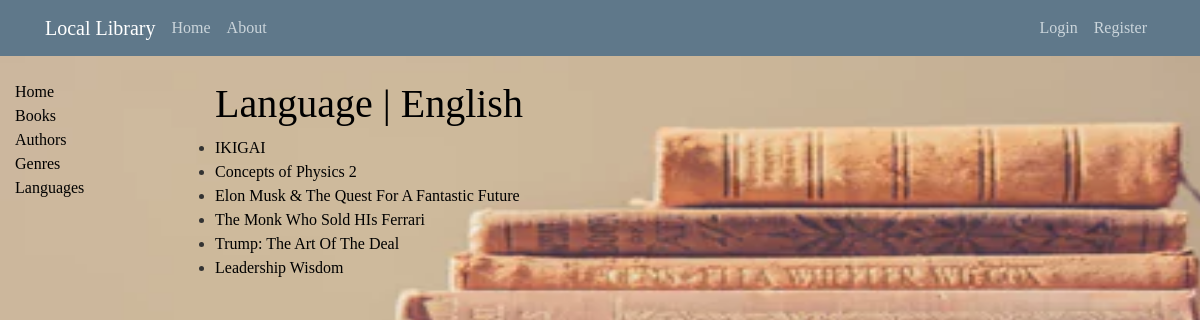
The page /language/3 on the database its author committed.
### catalog/models.py (models this page shows, shortened)
class Language(models.Model):
    name = models.CharField(max_length=200, help_text="Enter the book's natural language (e.g. English, French, Japanese etc.)")
    def __str__(self):
        return self.name

class Book(models.Model):
    title = models.CharField(max_length=200)
    image = models.ImageField(upload_to='media/book_covers', default='default.jpg')
    author = models.ForeignKey('Author', on_delete=models.CASCADE, null=True)
    language = models.ForeignKey(Language, on_delete=models.SET_NULL, null=True, help_text='Select a language for this book')
    summary = models.TextField(max_length=1000, help_text='Enter a brief description of the book')
    isbn = models.CharField('ISBN', max_length=13, help_text='13 Character <a href="https://www.isbn-international.org/content/what-isbn">ISBN number<a/>', null=True, blank=True)
    genre = models.ManyToManyField(Genre, help_text='Select a genre for this book')
    edition = models.CharField('Edition', max_length=20, null=True, blank=True)
    price = models.IntegerField('Price(INR)', null=True, blank=True)
    buy_online = models.CharField('Buy Online', max_length=200, null=True, blank=True, help_text='Enter a link to buy this book online')
    def get_absolute_url(self):
        return reverse('book-detail', args=[str(self.id)])
    def display_genre(self):
        """ Create a string for the Genre. This is required to display genre in Admin. """
        return ', '.join(genre.name for genre in self.genre.all()[:3])
    display_genre.short_description = 'Genre'

### catalog/views.py (the view)
# urls.py: path('language/<int:pk>', views.LanguageBookListView.as_view(), name='language-detail'),
class LanguageBookListView(generic.ListView):
	model = Book
	template_name = 'catalog/language_book_list.html' # <app>/<model>_<viewtype>.html
	context_object_name = 'languagebooks'
	def get_queryset(self):
		return Book.objects.filter(language=self.kwargs['pk'])
	def get_context_data(self, **kwargs):
		context = super(LanguageBookListView, self).get_context_data(**kwargs)
		context['language'] = Language.objects.get(pk=self.kwargs['pk'])
		return context

### catalog/templates/catalog/language_book_list.html
{% extends 'catalog/base_generic.html' %}
{% block content %}
	<h1>Language | {{ language }} </h1>
	{% if languagebooks %}
	<ul>
		{% for languagebook in languagebooks %}
		<li>
			<a href="{{ languagebook.get_absolute_url }}">{{ languagebook.title}}</a>
		</li>
		{% endfor %}
	</ul>
	{% else %}
		<p>There are no books of this langaugege in the library.</p>
	{% endif %}
{% endblock %}

### catalog/static/catalog/css/styles.css (style rules this page uses)
body { background: #fafafa; color: #333333; margin-top: 5rem; }
h1, h2, h3, h4, h5, h6 { color: black; }
ul { margin: 0; }
body a { text-decoration: none; color: black; }
* { margin: 0; padding: 0; font-family: Century Gothic; }
#bg { background-size: 1550px 768px; background-repeat: no-repeat; background-position: center; background-attachment: fixed; }

### rows shown on the page
Language: name "English"
Book: title "IKIGAI"
Book: title "Concepts of Physics 2"
Book: title "Elon Musk & The Quest For A Fantastic Future"
Book: title "The Monk Who Sold HIs Ferrari"
Book: title "Trump: The Art Of The Deal"
Book: title "Leadership Wisdom"
